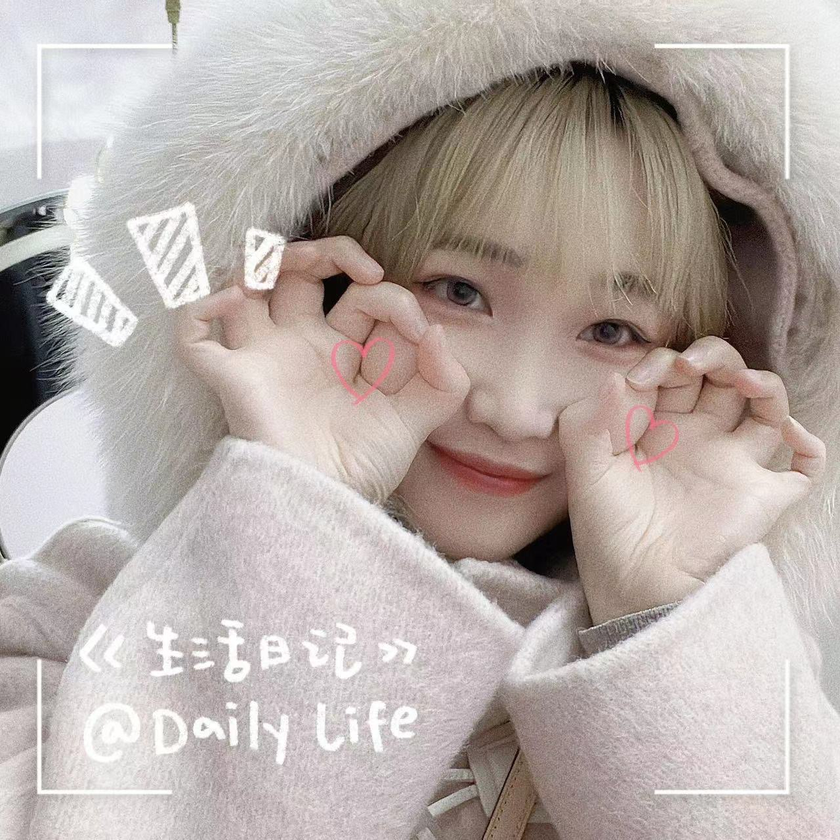
#> input picture 机器学习 - 副本/24.opencv/opencv基础操作/1.png, 840 x 840 px, shrunk from 1280 x 1280 before the run
$ python '获取并修改像素点.py'
#> lines starting #> are read from the running program, lines starting #| are printed output that depends on the picture
import numpy as np
import cv2 as cv
import matplotlib.pyplot as plt
img = cv.imread("1.png", 1)
#> img is the input picture: shape (840, 840, 3); mean B, G, R 167.5, 172, 182.4
#通道拆分
b, g, r = cv.split(img)
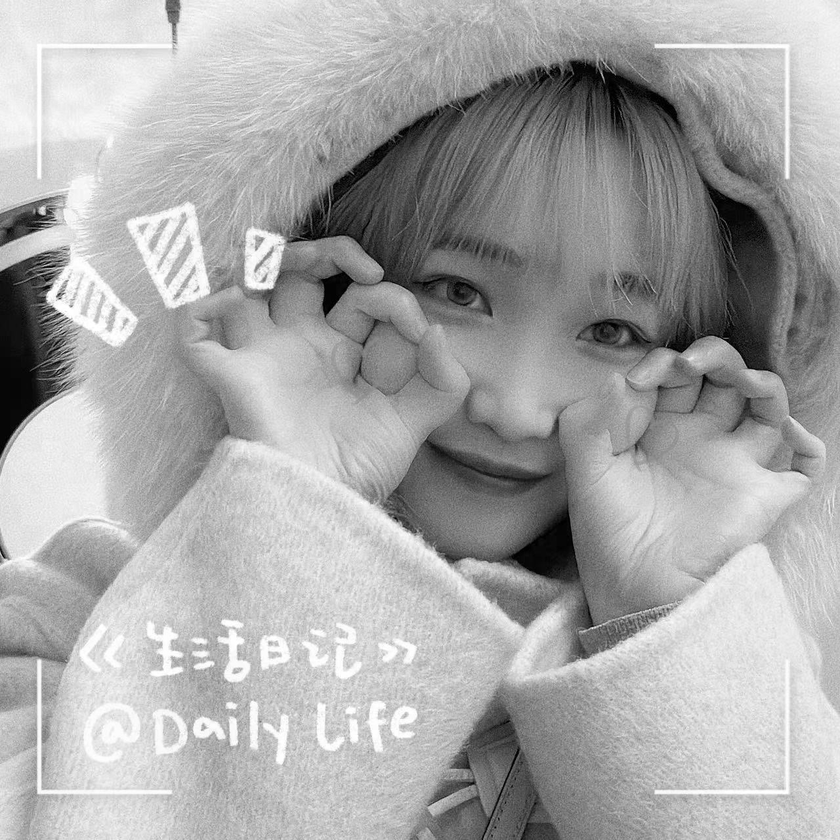
#> b: shape (840, 840); min 0, max 255, mean 167.5
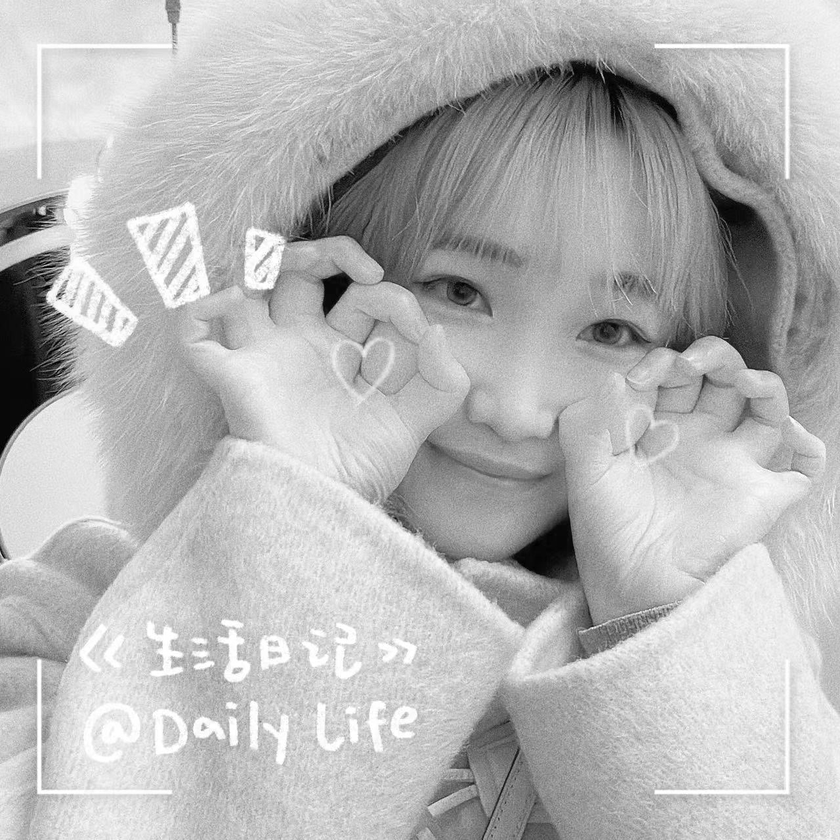
#> r: shape (840, 840); min 0, max 255, mean 182.4
#通道合并
img = cv.merge((b, g, r))
# [5 lines of commented-out code are left out]
gray = cv.cvtColor(img, cv.COLOR_BGR2GRAY)
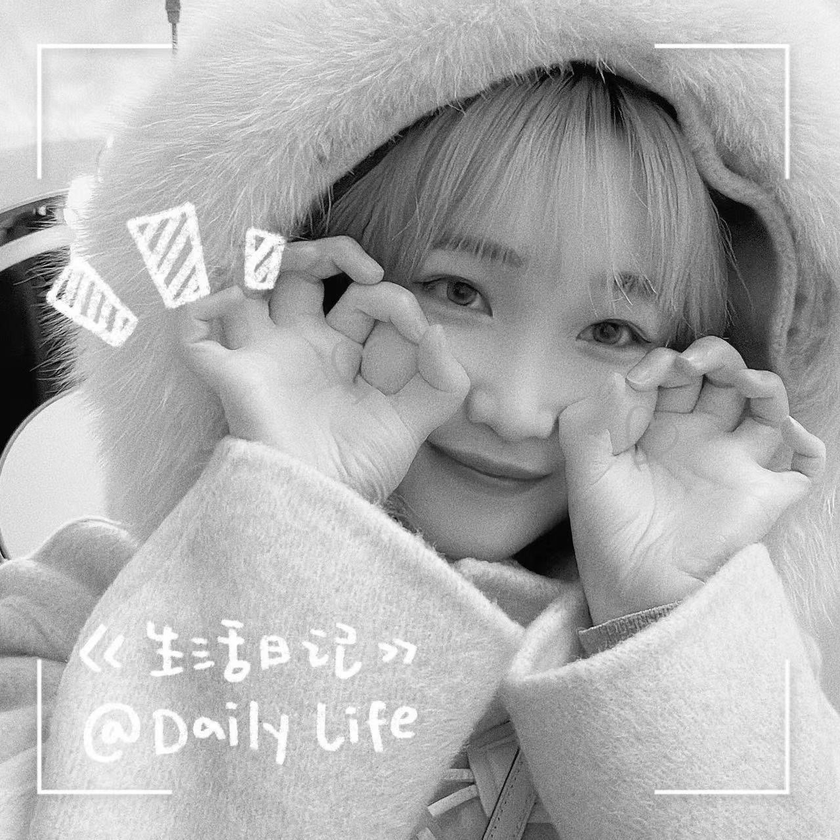
#> gray: shape (840, 840); min 0, max 255, mean 174.6
plt.imshow(gray, cmap=plt.cm.gray)
plt.show()

hsv = cv.cvtColor(img, cv.COLOR_BGR2HSV)
#> hsv: shape (840, 840, 3); mean H, S, V 49.8, 29.3, 183.1
plt.imshow(hsv)
plt.show()
